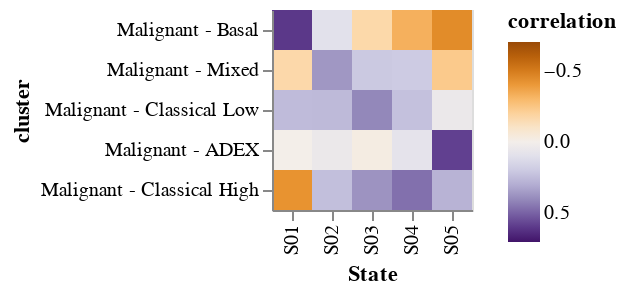

Here is the notebook cell this chart was saved with:
### Code cell
cts = ['Malignant - Basal', 'Malignant - Mixed', 'Malignant - Classical Low', 'Malignant - ADEX', 'Malignant - Classical High']

# limit to tumor centric types
alt.Chart(source).mark_rect().encode(
    x=alt.X('State', sort=ss),
    y=alt.Y('cluster', sort=cts),
    color=alt.Color('correlation:Q', scale=alt.Scale(scheme='purpleorange', domain=[.7, -.7]))
)

### Figure 1 — Vega-Lite specification as saved in the notebook (floating-point values rounded to 4 significant figures)
{"config": {"view": {"continuousWidth": 400, "continuousHeight": 300}}, "data": {"name": "data-e145db3af0944d1becd9786a439feb57"}, "mark": "rect", "encoding": {"color": {"type": "quantitative", "field": "correlation", "scale": {"domain": [0.7, -0.7], "scheme": "purpleorange"}}, "x": {"type": "nominal", "field": "State", "sort": ["S01", "S02", "S03", "S04", "S05"]}, "y": {"type": "nominal", "field": "cluster", "sort": ["Malignant - Basal", "Malignant - Mixed", "Malignant - Classical Low", "Malignant - ADEX", "Malignant - Classical High"]}}, "$schema": "https://vega.github.io/schema/vega-lite/v4.8.1.json", "datasets": {"data-e145db3af0944d1becd9786a439feb57": [{"State": "S01", "cluster": "Malignant - Basal", "correlation": 0.6002, "p-value": 6.715e-33, "-log2(p)": 106.9}, {"State": "S01", "cluster": "Malignant - Mixed", "correlation": -0.1726, "p-value": 0.001882, "-log2(p)": 9.054}, {"State": "S01", "cluster": "Malignant - ADEX", "correlation": -0.003766, "p-value": 0.9463, "-log2(p)": 0.07959}, {"State": "S01", "cluster": "Malignant - Classical Low", "correlation": 0.2548, "p-value": 3.648e-06, "-log2(p)": 18.06}, {"State": "S01", "cluster": "Malignant - Classical High", "correlation": -0.4187, "p-value": 4.231e-15, "-log2(p)": 47.75}, {"State": "S02", "cluster": "Malignant - Basal", "correlation": 0.09358, "p-value": 0.09365, "-log2(p)": 3.417}, {"State": "S02", "cluster": "Malignant - Mixed", "correlation": 0.3638, "p-value": 1.646e-11, "-log2(p)": 35.82}, {"State": "S02", "cluster": "Malignant - ADEX", "correlation": 0.04334, "p-value": 0.4383, "-log2(p)": 1.19}, {"State": "S02", "cluster": "Malignant - Classical Low", "correlation": 0.2594, "p-value": 2.386e-06, "-log2(p)": 18.68}, {"State": "S02", "cluster": "Malignant - Classical High", "correlation": 0.2411, "p-value": 1.22e-05, "-log2(p)": 16.32}, {"State": "S03", "cluster": "Malignant - Basal", "correlation": -0.1717, "p-value": 0.001986, "-log2(p)": 8.976}, {"State": "S03", "cluster": "Malignant - Mixed", "correlation": 0.2036, "p-value": 0.0002356, "-log2(p)": 12.05}, {"State": "S03", "cluster": "Malignant - ADEX", "correlation": -0.02229, "p-value": 0.6903, "-log2(p)": 0.5347}, {"State": "S03", "cluster": "Malignant - Classical Low", "correlation": 0.4067, "p-value": 2.947e-14, "-log2(p)": 44.95}, {"State": "S03", "cluster": "Malignant - Classical High", "correlation": 0.3733, "p-value": 4.391e-12, "-log2(p)": 37.73}, {"State": "S04", "cluster": "Malignant - Basal", "correlation": -0.3276, "p-value": 1.715e-09, "-log2(p)": 29.12}, {"State": "S04", "cluster": "Malignant - Mixed", "correlation": 0.1957, "p-value": 0.0004126, "-log2(p)": 11.24}, {"State": "S04", "cluster": "Malignant - ADEX", "correlation": 0.07996, "p-value": 0.1523, "-log2(p)": 2.715}, {"State": "S04", "cluster": "Malignant - Classical Low", "correlation": 0.2325, "p-value": 2.503e-05, "-log2(p)": 15.29}, {"State": "S04", "cluster": "Malignant - Classical High", "correlation": 0.4639, "p-value": 1.388e-18, "-log2(p)": 59.32}, {"State": "S05", "cluster": "Malignant - Basal", "correlation": -0.4447, "p-value": 4.848e-17, "-log2(p)": 54.2}, {"State": "S05", "cluster": "Malignant - Mixed", "correlation": -0.2323, "p-value": 2.557e-05, "-log2(p)": 15.26}, {"State": "S05", "cluster": "Malignant - ADEX", "correlation": 0.5789, "p-value": 3.356e-30, "-log2(p)": 97.91}, {"State": "S05", "cluster": "Malignant - Classical Low", "correlation": 0.04397, "p-value": 0.4317, "-log2(p)": 1.212}, {"State": "S05", "cluster": "Malignant - Classical High", "correlation": 0.2837, "p-value": 2.253e-07, "-log2(p)": 22.08}]}}
